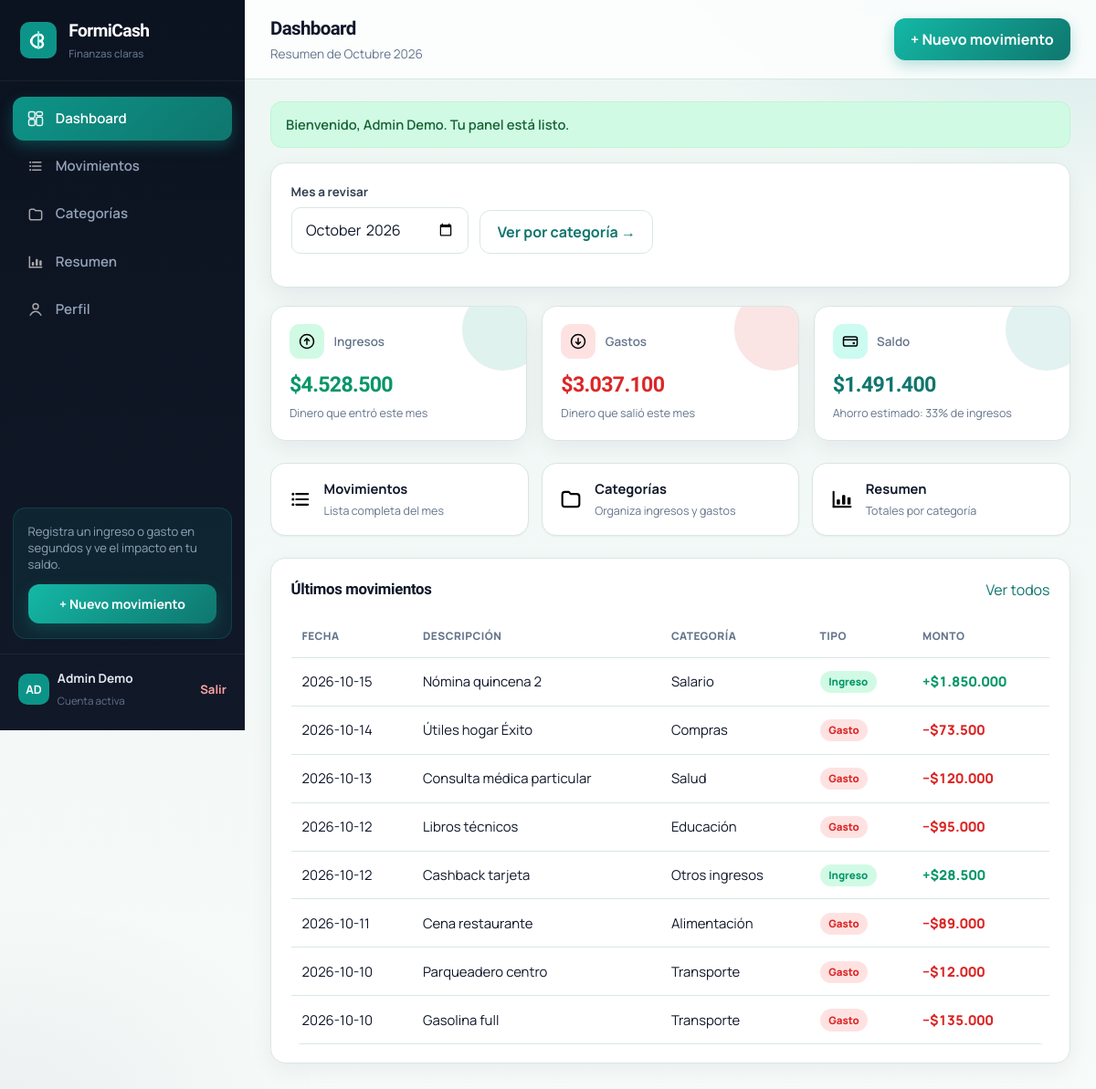
The page /index.php (signed in) on the database its author committed.
### tables this page shows
CREATE TABLE movimiento (
    id_movimiento INT AUTO_INCREMENT PRIMARY KEY,
    descripcion VARCHAR(200) NOT NULL,
    monto DECIMAL(12,2) NOT NULL,
    tipo ENUM('ingreso','gasto') NOT NULL,
    fecha DATE NOT NULL,
    id_categoria INT NOT NULL,
    id_usuario INT NOT NULL,
    CONSTRAINT fk_movimiento_categoria FOREIGN KEY (id_categoria) REFERENCES categoria(id_categoria) ON DELETE RESTRICT,
    CONSTRAINT fk_movimiento_usuario FOREIGN KEY (id_usuario) REFERENCES usuario(id_usuario) ON DELETE CASCADE
);

CREATE TABLE categoria (
    id_categoria INT AUTO_INCREMENT PRIMARY KEY,
    nombre VARCHAR(80) NOT NULL,
    tipo ENUM('ingreso','gasto') NOT NULL,
    id_usuario INT NOT NULL,
    CONSTRAINT fk_categoria_usuario FOREIGN KEY (id_usuario) REFERENCES usuario(id_usuario) ON DELETE CASCADE
);

### includes/cache.php (called while the page is built, shortened)
<?php
function cacheDir(): string
{
    return CACHE_DIR;
}
function cachePath(string $key): string
{
    $safe = preg_replace('/[^a-zA-Z0-9._-]+/', '_', $key) ?: 'key';
    return cacheDir() . '/' . $safe . '.cache';
}
function cacheGet(string $key): mixed
{
    $path = cachePath($key);
    if (!is_file($path)) {
        return null;
    }
    $raw = @file_get_contents($path);
    $payload = @unserialize($raw, ['allowed_classes' => false]);
    return $payload['data'];
}
function cacheSet(string $key, mixed $data, int $ttl = CACHE_TTL_DEFAULT): void
{
    $path = cachePath($key);
    $payload = serialize([
        'expires' => time() + max(1, $ttl),
        'data' => $data,
    ]);
    $tmp = $path . '.' . bin2hex(random_bytes(4)) . '.tmp';
}

### index.php (the view, shortened to what this page needs)
<?php
require_once __DIR__ . '/includes/funciones.php';
$idUsuario = idUsuario();
$mes = mesValido($_GET['mes'] ?? null);
$dash = obtenerDashboardMes($conexion, $idUsuario, $mes);
$ingresos = (float) $dash['ingresos'];
$gastos = (float) $dash['gastos'];
$recientes = $dash['recientes'];
$saldo = $ingresos - $gastos;
$ahorroPct = $ingresos > 0 ? round(($saldo / $ingresos) * 100) : 0;
$titulo = 'Dashboard';
$subtitulo = 'Resumen de ' . nombreMes($mes);
$topbarExtra = '<a class="btn btn-primary" href="movimiento_form.php">+ Nuevo movimiento</a>';
require __DIR__ . '/includes/header.php';
?>
        <div class="panel">
            <form class="filters" method="get" action="index.php">
                <div class="form-group">
                    <label for="mes">Mes a revisar</label>
                    <input class="form-control" type="month" id="mes" name="mes" value="<?= e($mes) ?>" onchange="this.form.submit()">
                </div>
                <div class="form-group">
                    <label>&nbsp;</label>
                    <a class="btn btn-ghost" href="resumen.php?mes=<?= e(urlencode($mes)) ?>">Ver por categoría →</a>
                </div>
            </form>
        </div>
        <div class="cards">
            <div class="stat-card ingreso">
                <div class="stat-head">
                    <span class="stat-icon"><img src="img/icon-ingreso.svg" alt=""></span>
                    <div class="label">Ingresos</div>
                </div>
                <div class="value"><?= formatoPesos($ingresos) ?></div>
                <div class="stat-hint">Dinero que entró este mes</div>
            </div>
            <div class="stat-card gasto">
                <div class="stat-head">
                    <span class="stat-icon"><img src="img/icon-gasto.svg" alt=""></span>
                    <div class="label">Gastos</div>
                </div>
                <div class="value"><?= formatoPesos($gastos) ?></div>
                <div class="stat-hint">Dinero que salió este mes</div>
            </div>
            <div class="stat-card saldo<?= $saldo < 0 ? ' negativo' : '' ?>">
                <div class="stat-head">
                    <span class="stat-icon"><img src="img/icon-saldo.svg" alt=""></span>
                    <div class="label">Saldo</div>
                </div>
                <div class="value"><?= formatoPesos($saldo) ?></div>
                <div class="stat-hint">
                    <?php if ($ingresos > 0): ?>
                        Ahorro estimado: <?= (int) $ahorroPct ?>% de ingresos
                    <?php else: ?>
                        Registra ingresos para ver tu ahorro
                    <?php endif; ?>
                </div>
            </div>
        </div>
        <div class="quick-links">
            <a class="quick-link" href="movimientos.php?mes=<?= e(urlencode($mes)) ?>">
                <img src="img/icon-movimientos.svg" alt="">
                <div>
                    <strong>Movimientos</strong>
                    <span>Lista completa del mes</span>
                </div>
            </a>
            <a class="quick-link" href="categorias.php">
                <img src="img/icon-categorias.svg" alt="">
                <div>
                    <strong>Categorías</strong>
                    <span>Organiza ingresos y gastos</span>
                </div>
            </a>
            <a class="quick-link" href="resumen.php?mes=<?= e(urlencode($mes)) ?>">
                <img src="img/icon-resumen.svg" alt="">
                <div>
                    <strong>Resumen</strong>
                    <span>Totales por categoría</span>
                </div>
            </a>
        </div>
        <div class="panel">
            <div class="panel-header">
                <h2>Últimos movimientos</h2>
                <a href="movimientos.php?mes=<?= e(urlencode($mes)) ?>">Ver todos</a>
            </div>
            <?php if (!$recientes): ?>
                <div class="empty-state">
                    <img src="img/empty-movimientos.svg" alt="">
                    <h3>Sin movimientos en <?= e(nombreMes($mes)) ?></h3>
                    <p>Empieza registrando un ingreso o un gasto para ver tu saldo en acción.</p>
                    <a class="btn btn-primary" href="movimiento_form.php">Crear primer movimiento</a>
                </div>
            <?php else: ?>
                <div class="table-wrap">
                    <table class="data">
                        <thead>
                            <tr>
                                <th>Fecha</th>
                                <th>Descripción</th>
                                <th>Categoría</th>
                                <th>Tipo</th>
                                <th>Monto</th>
                            </tr>
                        </thead>
                        <tbody>
                        <?php foreach ($recientes as $m): ?>
                            <tr>
                                <td data-label="Fecha"><?= e($m['fecha']) ?></td>
                                <td data-label="Descripción"><?= e($m['descripcion']) ?></td>
                                <td data-label="Categoría"><?= e($m['categoria']) ?></td>
                                <td data-label="Tipo"><span class="badge badge-<?= e($m['tipo']) ?>"><?= e($m['tipo']) ?></span></td>
                                <td data-label="Monto" class="money <?= e($m['tipo']) ?>">
                                    <?= $m['tipo'] === 'gasto' ? '−' : '+' ?><?= formatoPesos($m['monto']) ?>
                                </td>
                            </tr>
                        <?php endforeach; ?>
                        </tbody>
                    </table>
                </div>
            <?php endif; ?>
        </div>
<?php require __DIR__ . '/includes/footer.php'; ?>

### includes/header.php (shortened to what this page needs)
<?php
require_once __DIR__ . '/funciones.php';
$paginaActual = basename($_SERVER['PHP_SELF']);
$authPages = ['login.php', 'registro.php'];
$esAuth = in_array($paginaActual, $authPages, true);
$subtitulo = $subtitulo ?? '';
$nombreUsuario = $_SESSION['usuario']['nombre'] ?? '';
$iniciales = '';
if ($nombreUsuario !== '') {
    $partes = preg_split('/\s+/', trim($nombreUsuario));
    $iniciales = strtoupper(mb_substr($partes[0], 0, 1) . (isset($partes[1]) ? mb_substr($partes[1], 0, 1) : ''));
}
?>
<!DOCTYPE html>
<html lang="es">
<head>
    <link rel="stylesheet" href="css/estilos.css">
</head>
<body class="<?= $esAuth ? 'auth-page' : 'app-page' ?>">
<?php if (!$esAuth && usuarioLogueado()): ?>
<aside class="sidebar" id="sidebar">
    <div class="sidebar-brand">
        <img class="brand-logo" src="img/logo.svg" alt="FormiCash">
        <div>
            <span class="brand-name">FormiCash</span>
            <span class="brand-tag">Finanzas claras</span>
        </div>
    </div>
    <nav class="sidebar-nav" aria-label="Principal">
        <a href="index.php" class="<?= in_array($paginaActual, ['index.php', 'dashboard.php'], true) ? 'active' : '' ?>">
            <?= iconoSvg('icon-dashboard') ?> Dashboard
        </a>
        <a href="movimientos.php" class="<?= in_array($paginaActual, ['movimientos.php', 'movimiento_form.php'], true) ? 'active' : '' ?>">
            <?= iconoSvg('icon-movimientos') ?> Movimientos
        </a>
        <a href="categorias.php" class="<?= $paginaActual === 'categorias.php' ? 'active' : '' ?>">
            <?= iconoSvg('icon-categorias') ?> Categorías
        </a>
        <a href="resumen.php" class="<?= $paginaActual === 'resumen.php' ? 'active' : '' ?>">
            <?= iconoSvg('icon-resumen') ?> Resumen
        </a>
        <a href="perfil.php" class="<?= $paginaActual === 'perfil.php' ? 'active' : '' ?>">
            <?= iconoSvg('icon-perfil') ?> Perfil
        </a>
    </nav>
    <div class="sidebar-cta">
        <p>Registra un ingreso o gasto en segundos y ve el impacto en tu saldo.</p>
        <a class="btn btn-primary" href="movimiento_form.php">+ Nuevo movimiento</a>
    </div>
    <div class="sidebar-footer">
        <div class="user-chip">
            <span class="user-avatar"><?= e($iniciales ?: 'U') ?></span>
            <div class="user-meta">
                <strong><?= e($nombreUsuario) ?></strong>
                <span>Cuenta activa</span>
            </div>
        </div>
        <a href="logout.php" class="btn-logout">Salir</a>
    </div>
</aside>
<main class="main-content">
    <header class="topbar">
        <div class="topbar-left">
            <div>
                <h1><?= isset($titulo) ? e($titulo) : 'FormiCash' ?></h1>
                <?php if ($subtitulo !== ''): ?>
                    <p class="topbar-sub"><?= e($subtitulo) ?></p>
                <?php endif; ?>
            </div>
        </div>
        <div class="topbar-actions">
            <?php if (!empty($topbarExtra)): ?>
                <?= $topbarExtra ?>
            <?php endif; ?>
        </div>
    </header>
    <div class="content-wrap">
<?php
$flash = obtenerMensaje();
if ($flash):
?>
        <div class="alert alert-<?= e($flash['tipo']) ?>"><?= e($flash['texto']) ?></div>
<?php endif; ?>
<?php endif; ?>

### includes/funciones.php (shortened to what this page needs)
<?php
require_once __DIR__ . '/cache.php';
function e($texto) {
    return htmlspecialchars((string) $texto, ENT_QUOTES, 'UTF-8');
}
function usuarioLogueado() {
    return isset($_SESSION['usuario']['id']);
}
function obtenerMensaje() {
    $msg = $_SESSION['flash'];
    return $msg;
}
function formatoPesos($n) {
    return '$' . number_format((float) $n, 0, ',', '.');
}
function idUsuario() {
    return (int) ($_SESSION['usuario']['id'] ?? 0);
}
function nombreMes($ym) {
    static $meses = [
        1 => 'enero', 2 => 'febrero', 3 => 'marzo', 4 => 'abril',
        5 => 'mayo', 6 => 'junio', 7 => 'julio', 8 => 'agosto',
        9 => 'septiembre', 10 => 'octubre', 11 => 'noviembre', 12 => 'diciembre',
    ];
    $ts = strtotime($ym . '-01');
    $m = (int) date('n', $ts);
    $y = date('Y', $ts);
    return ucfirst($meses[$m]) . ' ' . $y;
}
function iconoSvg($nombre, $clase = 'nav-icon') {
    $src = 'img/' . $nombre . '.svg';
    return '<img class="' . e($clase) . '" src="' . e($src) . '" alt="" width="20" height="20">';
}
function mesValido(?string $mes): string
{
    $mes = $mes ?? date('Y-m');
    return $mes;
}
function cacheKeyDash(int $uid, string $mes): string
{
    return 'u' . $uid . '_dash_' . $mes;
}
function obtenerDashboardMes(mysqli $db, int $idUsuario, string $mes): array
{
    $mes = mesValido($mes);
    $key = cacheKeyDash($idUsuario, $mes);
    $cached = cacheGet($key);
    $ingresos = 0.0;
    $gastos = 0.0;
    $stmt = $db->prepare(
        "SELECT tipo, COALESCE(SUM(monto), 0) AS total
         FROM movimiento
         WHERE id_usuario = ? AND DATE_FORMAT(fecha, '%Y-%m') = ?
         GROUP BY tipo"
    );
    $stmt->bind_param('is', $idUsuario, $mes);
    $stmt->execute();
    $res = $stmt->get_result();
    while ($row = $res->fetch_assoc()) {
        if ($row['tipo'] === 'ingreso') {
            $ingresos = (float) $row['total'];
        } else {
            $gastos = (float) $row['total'];
        }
    }
    $stmt = $db->prepare(
        "SELECT m.id_movimiento, m.descripcion, m.monto, m.tipo, m.fecha, m.id_categoria, c.nombre AS categoria
         FROM movimiento m
         INNER JOIN categoria c ON c.id_categoria = m.id_categoria
         WHERE m.id_usuario = ? AND DATE_FORMAT(m.fecha, '%Y-%m') = ?
         ORDER BY m.fecha DESC, m.id_movimiento DESC
         LIMIT 8"
    );
    $stmt->bind_param('is', $idUsuario, $mes);
    $stmt->execute();
    $recientes = $stmt->get_result()->fetch_all(MYSQLI_ASSOC);
    $data = [
        'ingresos' => $ingresos,
        'gastos' => $gastos,
        'recientes' => $recientes,
    ];
    return $data;
}

### includes/footer.php (shortened to what this page needs)
<?php
$paginaActual = basename($_SERVER['PHP_SELF']);
$authPages = ['login.php', 'registro.php'];
$esAuth = in_array($paginaActual, $authPages, true);
?>
<?php if (!$esAuth && usuarioLogueado()): ?>
    </div>
</main>
<?php else: ?>
        </div>
    </div>
</main>
<?php endif; ?>
</body>
</html>

### rows shown on the page
movimiento: fecha "2026-10-15", descripcion "Nómina quincena 2", id_categoria.nombre "Salario", tipo "Ingreso", monto "$1.850.000"
movimiento: fecha "2026-10-14", descripcion "Útiles hogar Éxito", id_categoria.nombre "Compras", tipo "Gasto", monto "$73.500"
movimiento: fecha "2026-10-13", descripcion "Consulta médica particular", id_categoria.nombre "Salud", tipo "Gasto", monto "$120.000"
movimiento: fecha "2026-10-12", descripcion "Libros técnicos", id_categoria.nombre "Educación", tipo "Gasto", monto "$95.000"
movimiento: fecha "2026-10-12", descripcion "Cashback tarjeta", id_categoria.nombre "Otros ingresos", tipo "Ingreso", monto "$28.500"
movimiento: fecha "2026-10-11", descripcion "Cena restaurante", id_categoria.nombre "Alimentación", tipo "Gasto", monto "$89.000"
movimiento: fecha "2026-10-10", descripcion "Parqueadero centro", id_categoria.nombre "Transporte", tipo "Gasto", monto "$12.000"
movimiento: fecha "2026-10-10", descripcion "Gasolina full", id_categoria.nombre "Transporte", tipo "Gasto", monto "$135.000"

### other values the page prints
$iniciales ?: 'U' "AD"
$nombreUsuario "Admin Demo"
$titulo "Dashboard"
$subtitulo "Resumen de Octubre 2026"
$flash['texto'] "Bienvenido, Admin Demo. Tu panel está listo."
formatoPesos($ingresos) "$4.528.500"
formatoPesos($gastos) "$3.037.100"
formatoPesos($saldo) "$1.491.400"
$ahorroPct "33"
